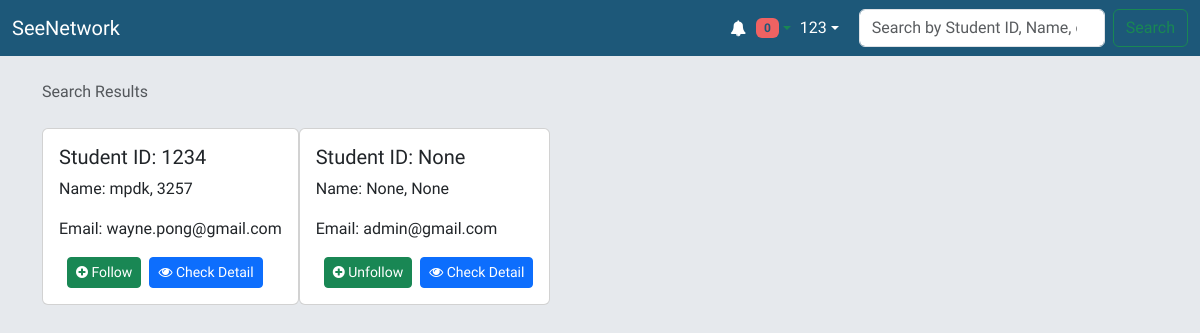
The page /search/ (signed in) on the database as committed earlier.
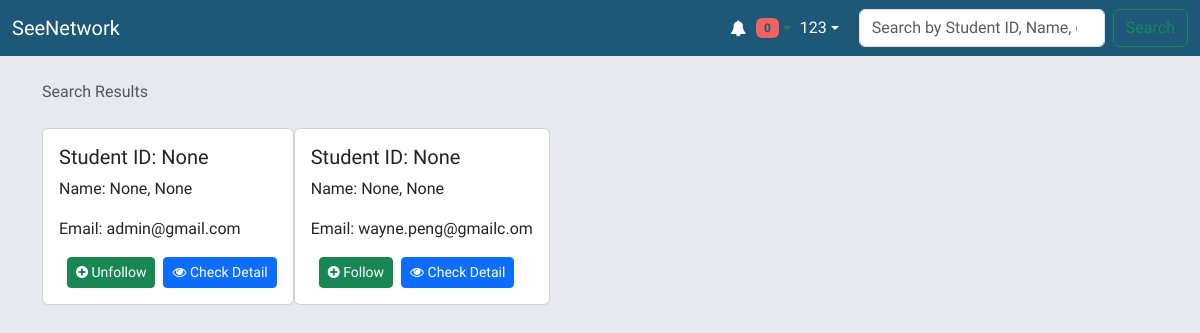
The same page on the database as committed later.
### accounts/models.py (models this page shows, shortened)
class CustomUser(AbstractUser):
    student_id = models.CharField(max_length=10, unique=True, blank=True, null=True)
    first_name = models.CharField(max_length=30, blank=True, null=True)
    last_name = models.CharField(max_length=30, blank=True, null=True)
    nick_name = models.CharField(max_length=30, blank=True, null=True)
    gender = models.CharField(max_length=1, default='n', choices=Gender.choices)
    department = models.CharField(max_length=10, blank=True, null=True, choices=Department.choices)
    slug = models.SlugField(max_length=25, verbose_name='User Slug', unique=True)
    class Meta:
        verbose_name = 'User'
        verbose_name_plural = 'Users'

### network/views.py (the view)
# urls.py: path('search/', views.search_users, name='search_users'),
def search_users(request):
    query = request.GET.get('q', '')
    user=request.user
    results = User.objects.filter(Q(username__icontains=query) | Q(first_name__icontains=query) | Q(last_name__icontains=query) | Q(nick_name__icontains=query) | Q(email__icontains=query) | Q(student_id__icontains=query)).exclude(id=user.id)
    request_has_sent = list()
    friends = list()
    for result in results:
        if FriendRequest.objects.filter(sender=user.id, receiver=result.id, status="pending").first():
            request_has_sent.append(result)
        if Relationship.objects.filter(user=user.id, friend=result.id).first():
            friends.append(result)
    return render(
            request,
            'search_results.html',
            {
                'results': results,
                'query': query,
                'request_has_sent': request_has_sent,
                'friends': friends,
                })

### templates/search_results.html (shortened to what this page needs)
{% extends 'base.html' %}
{% block breadcrumb %}
  <li class="breadcrumb-item active">Search Results</li>
{% endblock %}
{% block content %}
  {% if results %}
    <div class="card-group">
      {% for user in results %}
        <form id="search-result-{{user.id}}" method="post" action="{% url 'send_friend_request' user.id%}">
          {% include 'includes/choice_relation.html' %}
        </form>
      {% endfor %}
    </div>
  {% endif %}
{% endblock %}

### templates/includes/choice_relation.html
<div class="card mb-3">
    <div class="card-body">
        <h5 class="card-title">Student ID: {{ user.student_id }}</h5>
        <p class="card-text">Name: {{ user.first_name }}, {{ user.last_name }}</p>
        <p class="card-text">Email: {{ user.email }}</p>
        <div id="friend-request" class="d-flex align-items-center">
            <button id="friend-request-button-{{user.id}}" type="button" onclick="friendRequest({{user.id}})" class="btn btn-success btn-sm ms-2">
                <i id="friend-request-icon-{{user.id}}" class="fa fa-plus-circle"></i><span id="friend-request-text-{{user.id}}"> {% if user in request_has_sent %} Unfollow {% else %} Follow {% endif %}</span>
            </button>
            <a href="{% url 'profile_view' user.slug  %}" class="btn btn-primary btn-sm ms-2" role="button">
                <i class="fa fa-eye"></i> Check Detail
            </a>
        </div>
    </div>
</div>

Rows that differ between the two databases and show on the page:
removed CustomUser: student_id "1234", first_name "mpdk", last_name "3257", email "wayne.pong@gmail.com", shows "Follow"
added CustomUser: student_id "None", first_name "None", last_name "None", email "wayne.peng@gmailc.om", shows "Follow"
